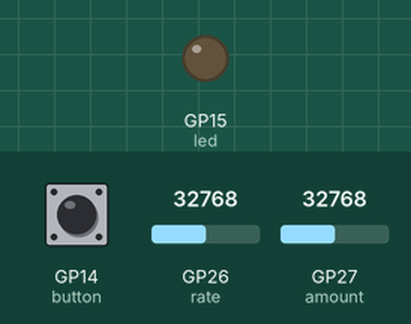
Bench run of a program on a simulated Raspberry Pi Pico running MicroPython. Shown: output pins drawn as LEDs (lit = HIGH). Inputs (shaded band) come from the test bench; at power-on: GP14 (button) HIGH, GP26 (rate) = 32768, GP27 (amount) = 32768 (analog values on the 0–65535 scale).

Above: at 1.2 s.
1.3 s: GP14 (button) pulled LOW for 1 s
At 1.72 s:
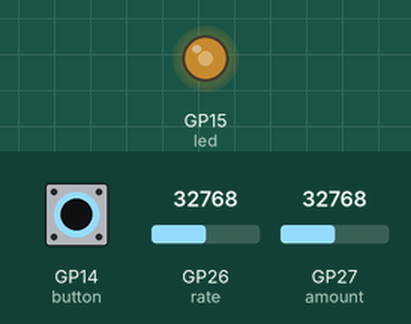
3.8 s: GP14 (button) pulled LOW for 3.2 s
At 7.7 s:
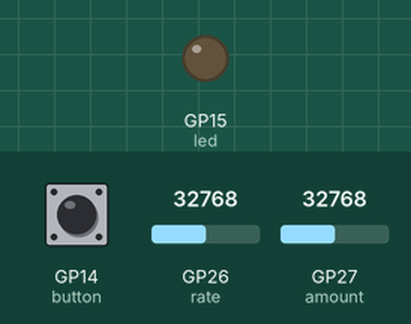
Timing chart, 0 to 9.2 s (numbered marks = the images above; inputs shaded):
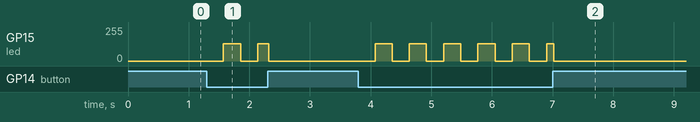

The program:

blink.py
```python
from picozero import Button, LED, Pot
from time import sleep, ticks_diff, ticks_ms

led = LED(15)
button = Button(14)
rate = Pot(26)
amount = Pot(27)

last_change = ticks_ms()
light_on = False

while True:
    interval = int(500 - rate.value * 450)

    if button.is_pressed:
        now = ticks_ms()
        if ticks_diff(now, last_change) >= interval:
            light_on = not light_on
            last_change = now

        led.value = amount.value if light_on else 0
    else:
        led.off()
        light_on = False
        last_change = ticks_ms()

    sleep(0.01)
```

Measured:
- after the input at 1.3 s, GP15 (led): 0/255 → 128/255 after 0.27 s, → 0/255 0.28 s later, → 128/255 0.28 s later, → 0/255 0.18 s later
- after the input at 3.8 s, GP15 (led): goes 5 × (128/255 0.28 s, 0/255 0.28 s), 128/255 0.12 s, then 0/255, starting after 0.27 s
